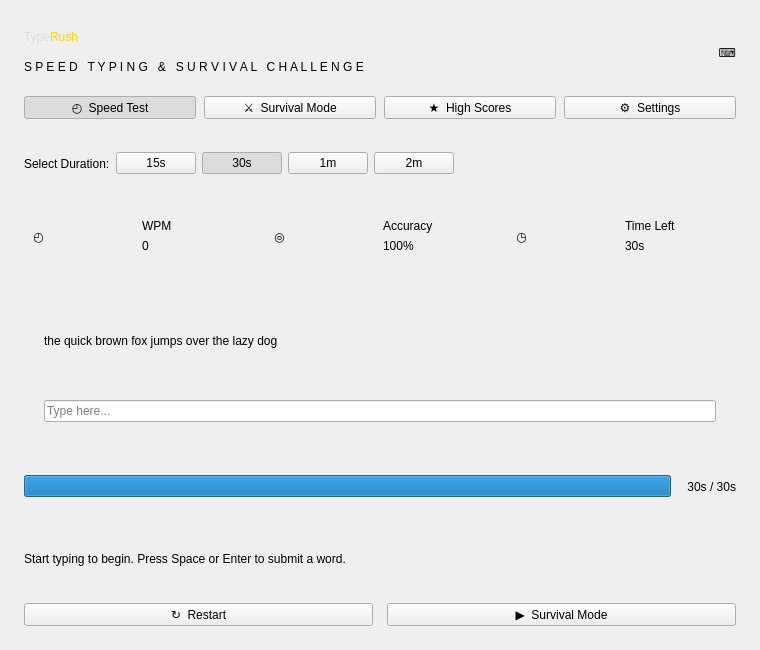
<?xml version="1.0" encoding="UTF-8"?>
<ui version="4.0">
 <class>MainWindow</class>
 <widget class="QMainWindow" name="MainWindow">
  <property name="geometry"><rect><x>0</x><y>0</y><width>760</width><height>650</height></rect></property>
  <property name="minimumSize"><size><width>650</width><height>610</height></size></property>
  <property name="windowTitle"><string>TypeRush</string></property>
  <widget class="QWidget" name="centralwidget">
   <layout class="QVBoxLayout" name="mainLayout">
    <property name="spacing"><number>16</number></property>
    <property name="leftMargin"><number>24</number></property>
    <property name="topMargin"><number>24</number></property>
    <property name="rightMargin"><number>24</number></property>
    <property name="bottomMargin"><number>24</number></property>
    <item>
     <layout class="QHBoxLayout" name="brandLayout">
      <item>
       <layout class="QVBoxLayout" name="brandTextLayout">
        <property name="spacing"><number>3</number></property>
        <item><widget class="QLabel" name="titleLabel"><property name="text"><string>&lt;span style="color:#dddddd"&gt;Type&lt;/span&gt;&lt;span style="color:#ffd600"&gt;Rush&lt;/span&gt;</string></property></widget></item>
        <item><widget class="QLabel" name="subtitleLabel"><property name="text"><string>S P E E D   T Y P I N G   &amp;   S U R V I V A L   C H A L L E N G E</string></property></widget></item>
       </layout>
      </item>
      <item><spacer name="brandSpacer"><property name="orientation"><enum>Qt::Horizontal</enum></property><property name="sizeHint" stdset="0"><size><width>20</width><height>20</height></size></property></spacer></item>
      <item><widget class="QLabel" name="brandBadge"><property name="text"><string>⌨</string></property><property name="alignment"><set>Qt::AlignCenter</set></property></widget></item>
     </layout>
    </item>
    <item>
     <layout class="QHBoxLayout" name="navigationLayout">
      <property name="spacing"><number>8</number></property>
      <item><widget class="QPushButton" name="speedButton"><property name="text"><string>◴  Speed Test</string></property><property name="checkable"><bool>true</bool></property><property name="checked"><bool>true</bool></property></widget></item>
      <item><widget class="QPushButton" name="survivalButton"><property name="text"><string>⚔︎  Survival Mode</string></property><property name="checkable"><bool>true</bool></property></widget></item>
      <item><widget class="QPushButton" name="scoresButton"><property name="text"><string>★  High Scores</string></property></widget></item>
      <item><widget class="QPushButton" name="settingsButton"><property name="text"><string>⚙︎  Settings</string></property></widget></item>
     </layout>
    </item>
    <item>
     <widget class="QWidget" name="durationPanel">
      <layout class="QHBoxLayout" name="durationLayout">
       <property name="leftMargin"><number>0</number></property><property name="topMargin"><number>0</number></property><property name="rightMargin"><number>0</number></property><property name="bottomMargin"><number>0</number></property>
       <item><widget class="QLabel" name="durationLabel"><property name="text"><string>Select Duration:</string></property></widget></item>
       <item><widget class="QPushButton" name="duration15"><property name="text"><string>15s</string></property><property name="checkable"><bool>true</bool></property></widget></item>
       <item><widget class="QPushButton" name="duration30"><property name="text"><string>30s</string></property><property name="checkable"><bool>true</bool></property><property name="checked"><bool>true</bool></property></widget></item>
       <item><widget class="QPushButton" name="duration60"><property name="text"><string>1m</string></property><property name="checkable"><bool>true</bool></property></widget></item>
       <item><widget class="QPushButton" name="duration120"><property name="text"><string>2m</string></property><property name="checkable"><bool>true</bool></property></widget></item>
       <item><spacer name="durationSpacer"><property name="orientation"><enum>Qt::Horizontal</enum></property><property name="sizeHint" stdset="0"><size><width>100</width><height>20</height></size></property></spacer></item>
      </layout>
     </widget>
    </item>
    <item>
     <layout class="QHBoxLayout" name="statsLayout">
      <property name="spacing"><number>12</number></property>
      <item>
       <widget class="QFrame" name="wpmCard">
        <layout class="QHBoxLayout" name="wpmLayout">
         <item><widget class="QLabel" name="wpmIcon"><property name="text"><string>◴</string></property></widget></item>
         <item><layout class="QVBoxLayout" name="wpmTextLayout"><property name="spacing"><number>2</number></property>
          <item><widget class="QLabel" name="wpmCaption"><property name="text"><string>WPM</string></property></widget></item>
          <item><widget class="QLabel" name="wpmValue"><property name="text"><string>0</string></property></widget></item>
         </layout></item>
        </layout>
       </widget>
      </item>
      <item>
       <widget class="QFrame" name="accuracyCard">
        <layout class="QHBoxLayout" name="accuracyLayout">
         <item><widget class="QLabel" name="accuracyIcon"><property name="text"><string>◎</string></property></widget></item>
         <item><layout class="QVBoxLayout" name="accuracyTextLayout"><property name="spacing"><number>2</number></property>
          <item><widget class="QLabel" name="accuracyCaption"><property name="text"><string>Accuracy</string></property></widget></item>
          <item><widget class="QLabel" name="accuracyValue"><property name="text"><string>100%</string></property></widget></item>
         </layout></item>
        </layout>
       </widget>
      </item>
      <item>
       <widget class="QFrame" name="timeCard">
        <layout class="QHBoxLayout" name="timeLayout">
         <item><widget class="QLabel" name="timeIcon"><property name="text"><string>◷</string></property></widget></item>
         <item><layout class="QVBoxLayout" name="timeTextLayout"><property name="spacing"><number>2</number></property>
          <item><widget class="QLabel" name="timeCaption"><property name="text"><string>Time Left</string></property></widget></item>
          <item><widget class="QLabel" name="timeValue"><property name="text"><string>30s</string></property></widget></item>
         </layout></item>
        </layout>
       </widget>
      </item>
     </layout>
    </item>
    <item>
     <widget class="QFrame" name="typingPanel">
      <layout class="QVBoxLayout" name="typingLayout">
       <property name="spacing"><number>18</number></property>
       <property name="leftMargin"><number>20</number></property><property name="topMargin"><number>20</number></property><property name="rightMargin"><number>20</number></property><property name="bottomMargin"><number>20</number></property>
       <item><widget class="QLabel" name="wordsLabel"><property name="minimumSize"><size><width>0</width><height>82</height></size></property><property name="text"><string>the quick brown fox jumps over the lazy dog</string></property><property name="textFormat"><enum>Qt::RichText</enum></property><property name="wordWrap"><bool>true</bool></property><property name="alignment"><set>Qt::AlignVCenter|Qt::AlignLeft</set></property></widget></item>
       <item><widget class="QLineEdit" name="typingInput"><property name="placeholderText"><string>Type here...</string></property><property name="maxLength"><number>50</number></property><property name="clearButtonEnabled"><bool>false</bool></property></widget></item>
      </layout>
     </widget>
    </item>
    <item>
     <layout class="QHBoxLayout" name="progressLayout">
      <property name="spacing"><number>16</number></property>
      <item><widget class="QProgressBar" name="timeProgress"><property name="maximum"><number>300</number></property><property name="value"><number>300</number></property><property name="textVisible"><bool>false</bool></property></widget></item>
      <item><widget class="QLabel" name="progressLabel"><property name="text"><string>30s / 30s</string></property><property name="alignment"><set>Qt::AlignRight|Qt::AlignVCenter</set></property></widget></item>
     </layout>
    </item>
    <item><widget class="QLabel" name="statusLabel"><property name="text"><string>Start typing to begin. Press Space or Enter to submit a word.</string></property><property name="wordWrap"><bool>true</bool></property></widget></item>
    <item>
     <layout class="QHBoxLayout" name="actionsLayout">
      <property name="spacing"><number>14</number></property>
      <item><widget class="QPushButton" name="restartButton"><property name="text"><string>↻  Restart</string></property></widget></item>
      <item><widget class="QPushButton" name="switchModeButton"><property name="text"><string>▶  Survival Mode</string></property></widget></item>
     </layout>
    </item>
   </layout>
  </widget>
 </widget>
 <resources/>
 <connections/>
</ui>
